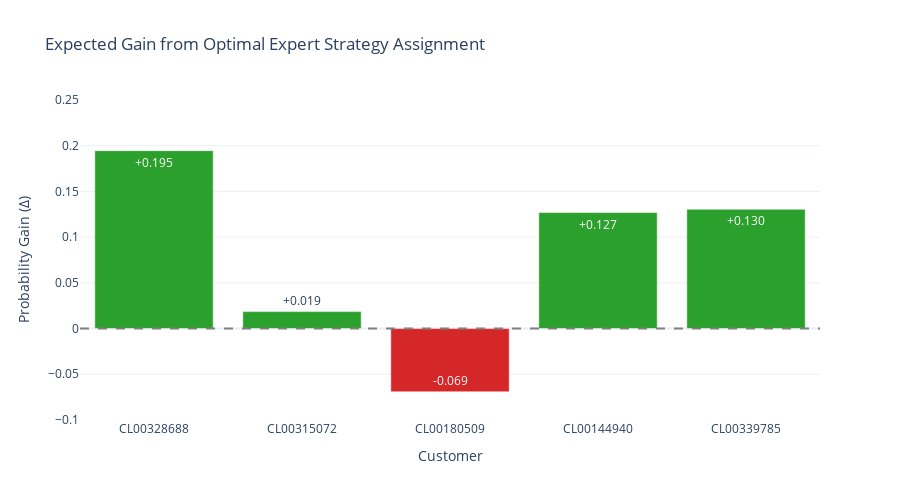

Notebook code cell kept with this figure:
### Code cell
# SCENARIO 2.8: OPTIMAL EXPERT STRATEGY RECOMMENDER
print("\n=== SCENARIO 2.8: OPTIMAL EXPERT STRATEGY RECOMMENDER ===")

# Create recommendation table
recommendations = []

for cust_id in selected_ids:
    cust_data = gen_df[gen_df['customer_id'] == cust_id]
    cust_quotes = df_sim[df_sim['numero_compte'] == cust_id].copy()
    
    value_delta = cust_data[cust_data['profile'] == 'value_focused']['delta'].iloc[0]
    discount_delta = cust_data[cust_data['profile'] == 'discount_focused']['delta'].iloc[0]
    
    # Determine optimal strategy
    if value_delta > discount_delta:
        optimal = 'value_focused'
        optimal_rep = expert_profiles['value_focused']['reps'][0]
        improvement = value_delta
    else:
        optimal = 'discount_focused'
        optimal_rep = expert_profiles['discount_focused']['reps'][0]
        improvement = discount_delta
    
    # Current rep
    current_rep = cust_quotes['prenom_nom_commercial'].iloc[0] if len(cust_quotes) > 0 else "Unknown"
    
    recommendations.append({
        'customer_id': cust_id,
        'current_rep': current_rep,
        'optimal_strategy': optimal.replace('_', ' ').title(),
        'recommended_rep': optimal_rep,
        'expected_gain': improvement,
        'current_prob': cust_data['baseline'].iloc[0],
        'target_prob': cust_data['baseline'].iloc[0] + improvement
    })

rec_df = pd.DataFrame(recommendations)

print("=== OPTIMAL EXPERT STRATEGY RECOMMENDATIONS ===")
print(rec_df[['customer_id', 'current_rep', 'optimal_strategy', 'recommended_rep', 'expected_gain']].to_string(index=False))

# Create strategy adoption simulator
print("\n=== SIMULATE ADOPTING OPTIMAL STRATEGY ===")
total_improvement = rec_df['expected_gain'].sum()
avg_improvement = rec_df['expected_gain'].mean()
print(f"If all customers receive optimal expert strategy:")
print(f"  • Average improvement: {avg_improvement:+.4f}")
print(f"  • Total probability lift: {total_improvement:+.4f}")
print(f"  • Expected additional conversions: ~{int(total_improvement * 100)} per 100 similar customers")

# Visualize
import plotly.graph_objects as go

fig = go.Figure()

fig.add_trace(go.Bar(
    x=rec_df['customer_id'],
    y=rec_df['expected_gain'],
    marker_color=['#2ca02c' if g > 0 else '#d62728' for g in rec_df['expected_gain']],
    text=[f'{g:+.3f}' for g in rec_df['expected_gain']],
    textposition='auto',
    hovertemplate='Customer: %{x}<br>Optimal Strategy: %{customdata}<br>Expected Gain: %{y:+.3f}<extra></extra>',
    customdata=rec_df['optimal_strategy']
))

fig.update_layout(
    title='Expected Gain from Optimal Expert Strategy Assignment',
    xaxis_title='Customer',
    yaxis_title='Probability Gain (Δ)',
    yaxis_range=[-0.1, 0.25],
    template='plotly_white',
    height=500
)

fig.add_hline(y=0, line_dash='dash', line_color='gray')
fig.show()

print("\n=== BUSINESS RECOMMENDATION ===")
print("✅ For THIS customer segment, VALUE-FOCUSED strategy is optimal")
print("✅ Train reps on: product recommendations, minimal discounts")
print("✅ Avoid aggressive discounting - it underperforms")
print("\n⚠️ Note: Different customer segments may prefer different strategies")
print("   This analysis should be repeated for each customer segment")

### Figure 1 — Plotly figure (JSON) as saved in the notebook; plotly's stock layout.template omitted (floating-point values rounded to 4 significant figures)
{"data": [{"customdata": ["Value Focused", "Value Focused", "Value Focused", "Value Focused", "Value Focused"], "hovertemplate": "Customer: %{x}<br>Optimal Strategy: %{customdata}<br>Expected Gain: %{y:+.3f}<extra></extra>", "marker": {"color": ["#2ca02c", "#2ca02c", "#d62728", "#2ca02c", "#2ca02c"]}, "text": ["+0.195", "+0.019", "-0.069", "+0.127", "+0.130"], "textposition": "auto", "type": "bar", "x": ["CL00328688", "CL00315072", "CL00180509", "CL00144940", "CL00339785"], "y": [0.1946, 0.01854, -0.06912, 0.1269, 0.1305]}], "layout": {"height": 500, "shapes": [{"line": {"color": "gray", "dash": "dash"}, "type": "line", "x0": 0, "x1": 1, "xref": "x domain", "y0": 0, "y1": 0, "yref": "y"}], "title": {"text": "Expected Gain from Optimal Expert Strategy Assignment"}, "xaxis": {"title": {"text": "Customer"}}, "yaxis": {"range": [-0.1, 0.25], "title": {"text": "Probability Gain (Δ)"}}}}
